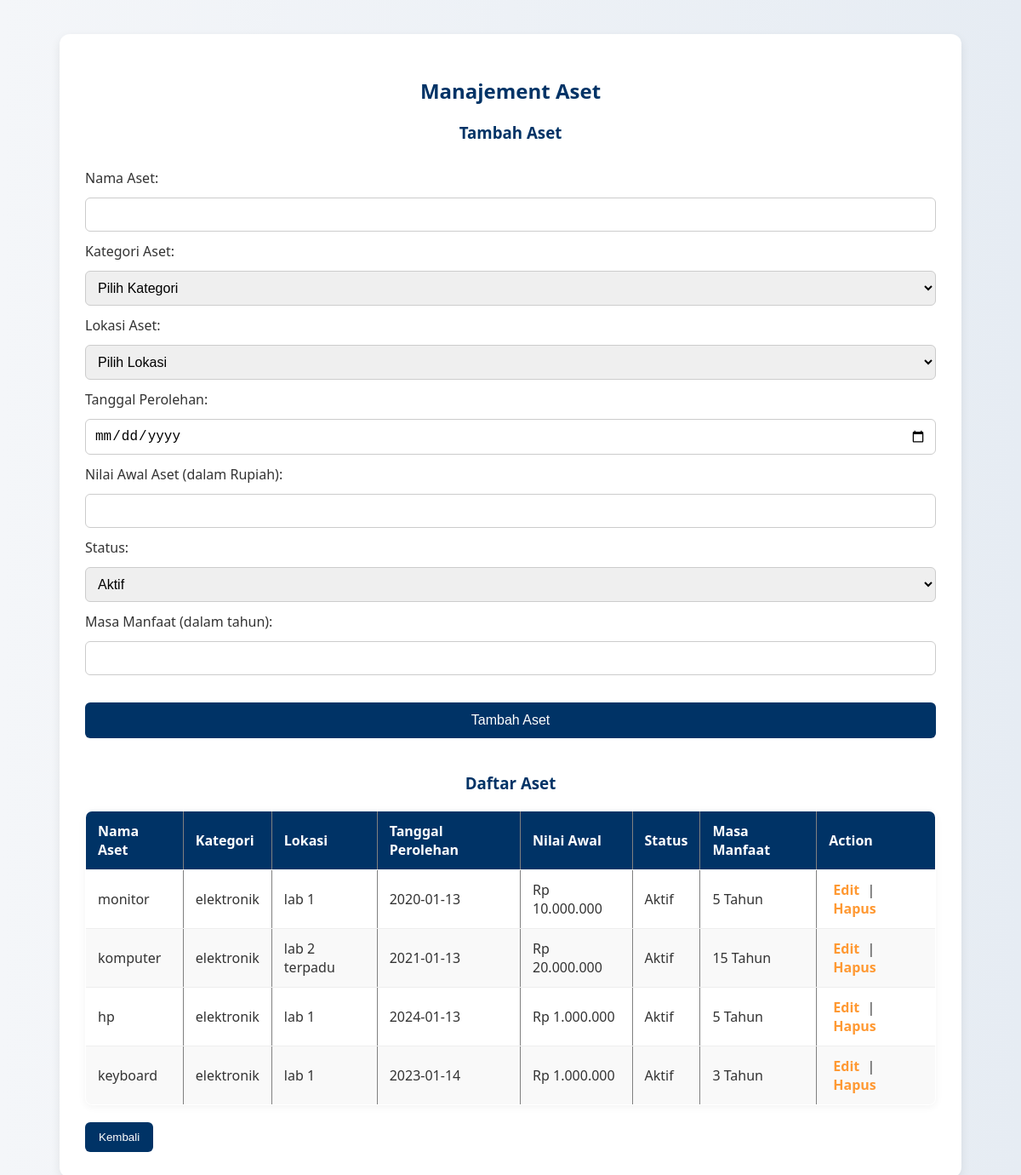
/adm/atur_aset.php (signed in), run on the app's committed database.
### tables this page shows
CREATE TABLE `aset` (
  `id_aset` int(11) NOT NULL,
  `nama_aset` varchar(255) NOT NULL,
  `kategori_id` int(11) DEFAULT NULL,
  `lokasi_id` int(11) DEFAULT NULL,
  `tanggal_perolehan` date DEFAULT NULL,
  `nilai_awal` decimal(15,0) DEFAULT NULL,
  `status` enum('Aktif','Tidak Aktif','Dalam Perbaikan') DEFAULT 'Aktif',
  `nilai_susut` double DEFAULT 0,
  `masa_manfaat` int(11) DEFAULT NULL
);

CREATE TABLE `kategori` (
  `id_kategori` int(11) NOT NULL,
  `nama_kategori` varchar(100) NOT NULL,
  `deskripsi` text DEFAULT NULL,
  `parent_id` int(11) DEFAULT NULL
);

CREATE TABLE `lokasi` (
  `id_lokasi` int(11) NOT NULL,
  `nama_lokasi` varchar(255) NOT NULL,
  `alamat` text DEFAULT NULL
);

### adm/atur_aset.php (the view, shortened to what this page needs)
<?php
include('../include/koneksi.php');
?>
<!DOCTYPE html>
<html lang="id">
<head>
    <link rel="stylesheet" href="../assets/atur_aset.css">
</head>
<body>
    <div class="container">
        <h2>Manajement Aset</h2>
        <div class="form-section">
            <h3><?= isset($aset) ? "Edit Aset" : "Tambah Aset"; ?></h3>
            <form method="post">
                <label for="nama_aset">Nama Aset:</label>
                <input type="text" name="nama_aset" required value="<?= isset($aset) ? $aset['nama_aset'] : ''; ?>">
                <label for="kategori_id">Kategori Aset:</label>
                <select name="kategori_id" required>
                    <option value="">Pilih Kategori</option>
                </select>
                <label for="lokasi_id">Lokasi Aset:</label>
                <select name="lokasi_id" required>
                    <option value="">Pilih Lokasi</option>
                </select>
                <label for="tanggal_perolehan">Tanggal Perolehan:</label>
                <input type="date" name="tanggal_perolehan" required value="<?= isset($aset) ? $aset['tanggal_perolehan'] : ''; ?>">
                <label for="nilai_awal">Nilai Awal Aset (dalam Rupiah):</label>
                <input type="number" name="nilai_awal" required value="<?= isset($aset) ? $aset['nilai_awal'] : ''; ?>">
                <label for="status">Status:</label>
                <select name="status" required>
                    <option value="Aktif" <?= isset($aset) && $aset['status'] == 'Aktif' ? 'selected' : ''; ?>>Aktif</option>
                </select>
                <label for="masa_manfaat">Masa Manfaat (dalam tahun):</label>
                <input type="number" name="masa_manfaat" required value="<?= isset($aset) ? $aset['masa_manfaat'] : ''; ?>">
                <?php if (isset($aset)) { ?>
                    <button type="submit" name="edit_aset">Update Aset</button>
                <?php } else { ?>
                    <button type="submit" name="tambah_aset">Tambah Aset</button>
                <?php } ?>
            </form>
        </div>
        <div class="aset-list">
            <h3>Daftar Aset</h3>
            <table border="1" cellpadding="10">
                <thead>
                    <tr>
                        <th>Nama Aset</th>
                        <th>Kategori</th>
                        <th>Lokasi</th>
                        <th>Tanggal Perolehan</th>
                        <th>Nilai Awal</th>
                        <th>Status</th>
                        <th>Masa Manfaat</th>
                        <th>Action</th>
                    </tr>
                </thead>
                <tbody>
                    <?php
                    $result_aset = mysqli_query($conn, "SELECT aset.*, kategori.nama_kategori, lokasi.nama_lokasi
                                                        FROM aset
                                                        JOIN kategori ON aset.kategori_id = kategori.id_kategori
                                                        JOIN lokasi ON aset.lokasi_id = lokasi.id_lokasi");
                    while ($aset_item = mysqli_fetch_assoc($result_aset)) { ?>
                        <tr>
                            <td><?= $aset_item['nama_aset'] ?></td>
                            <td><?= $aset_item['nama_kategori'] ?></td>
                            <td><?= $aset_item['nama_lokasi'] ?></td>
                            <td><?= $aset_item['tanggal_perolehan'] ?></td>
                            <td>Rp <?= number_format($aset_item['nilai_awal'], 0, ',', '.') ?></td>
                            <td><?= $aset_item['status'] ?></td>
                            <td><?= $aset_item['masa_manfaat'] ?> Tahun</td>
                            <td>
                                <a href="?edit_aset=<?= $aset_item['id_aset'] ?>">Edit</a> |
                                <a href="?hapus_aset=<?= $aset_item['id_aset'] ?>" onclick="return confirm('Apakah Anda yakin ingin menghapus aset ini?')">Hapus</a>
                            </td>
                        </tr>
                    <?php } ?>
                </tbody>
            </table>
        </div>
        <button onclick="window.history.back()">Kembali</button>
    </div>
</body>
</html>

### assets/atur_aset.css (style rules this page uses)
body { font-family: 'Segoe UI', Tahoma, Geneva, Verdana, sans-serif; background: linear-gradient(to right, #f4f6f9, #e6ecf3); margin: 0; padding: 0; color: #333; }
.container { max-width: 1000px; margin: 40px auto; padding: 30px; background: #ffffff; border-radius: 12px; box-shadow: 0 4px 12px rgba(0, 0, 0, 0.08); }
h2, h3 { text-align: center; color: #003366; margin-bottom: 20px; }
form { display: flex; flex-direction: column; gap: 12px; padding: 10px 0; margin-bottom: 20px; }
form input[type="text"], form input[type="number"], form input[type="date"], form select { padding: 10px; border: 1px solid #ccc; border-radius: 6px; font-size: 16px; width: 100%; box-sizing: border-box; }
form button { padding: 12px; background-color: #003366; color: white; font-size: 16px; border: none; border-radius: 6px; cursor: pointer; transition: background-color 0.3s ease; }
.aset-list table { width: 100%; border-collapse: collapse; background-color: #fff; border-radius: 8px; overflow: hidden; box-shadow: 0 2px 10px rgba(0, 0, 0, 0.05); }
.aset-list th, .aset-list td { padding: 12px 14px; text-align: left; border-bottom: 1px solid #eee; }
.aset-list th { background-color: #003366; color: white; }
.aset-list tr:nth-child(even) { background-color: #f9f9f9; }
.aset-list a { text-decoration: none; color: #ff9933; margin: 0 5px; font-weight: bold; }
button { margin-top: 20px; padding: 10px 16px; background-color: #003366; color: white; border: none; border-radius: 6px; cursor: pointer; }
.form-section { margin-bottom: 30px; }

### data on the page
aset: nama_aset "monitor", kategori.nama_kategori "elektronik", lokasi.nama_lokasi "lab 1", tanggal_perolehan "2020-01-13", nilai_awal "10.000.000", status "Aktif", masa_manfaat "5"
aset: nama_aset "komputer", kategori.nama_kategori "elektronik", lokasi.nama_lokasi "lab 2 terpadu", tanggal_perolehan "2021-01-13", nilai_awal "20.000.000", status "Aktif", masa_manfaat "15"
aset: nama_aset "hp", kategori.nama_kategori "elektronik", lokasi.nama_lokasi "lab 1", tanggal_perolehan "2024-01-13", nilai_awal "1.000.000", status "Aktif", masa_manfaat "5"
aset: nama_aset "keyboard", kategori.nama_kategori "elektronik", lokasi.nama_lokasi "lab 1", tanggal_perolehan "2023-01-14", nilai_awal "1.000.000", status "Aktif", masa_manfaat "3"
